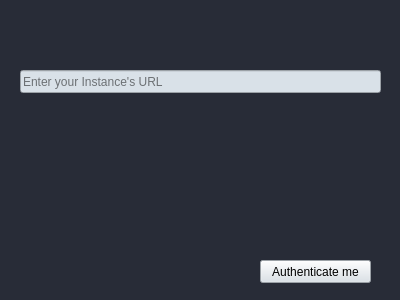
<?xml version="1.0" encoding="UTF-8"?>
<ui version="4.0">
 <class>widget</class>
 <widget class="QWidget" name="widget">
  <property name="geometry">
   <rect>
    <x>0</x>
    <y>0</y>
    <width>400</width>
    <height>300</height>
   </rect>
  </property>
  <property name="minimumSize">
   <size>
    <width>400</width>
    <height>300</height>
   </size>
  </property>
  <property name="windowTitle">
   <string>Form</string>
  </property>
  <property name="autoFillBackground">
   <bool>false</bool>
  </property>
  <property name="styleSheet">
   <string notr="true">background-color: #282c37</string>
  </property>
  <widget class="QPushButton" name="pushButton">
   <property name="geometry">
    <rect>
     <x>260</x>
     <y>260</y>
     <width>111</width>
     <height>23</height>
    </rect>
   </property>
   <property name="styleSheet">
    <string notr="true">background-color: #d9e1e8
</string>
   </property>
   <property name="text">
    <string>Authenticate me</string>
   </property>
  </widget>
  <widget class="QLineEdit" name="url">
   <property name="geometry">
    <rect>
     <x>20</x>
     <y>70</y>
     <width>361</width>
     <height>23</height>
    </rect>
   </property>
   <property name="styleSheet">
    <string notr="true">background-color: #d9e1e8
</string>
   </property>
   <property name="placeholderText">
    <string>Enter your Instance's URL</string>
   </property>
  </widget>
 </widget>
 <resources/>
 <connections/>
</ui>
